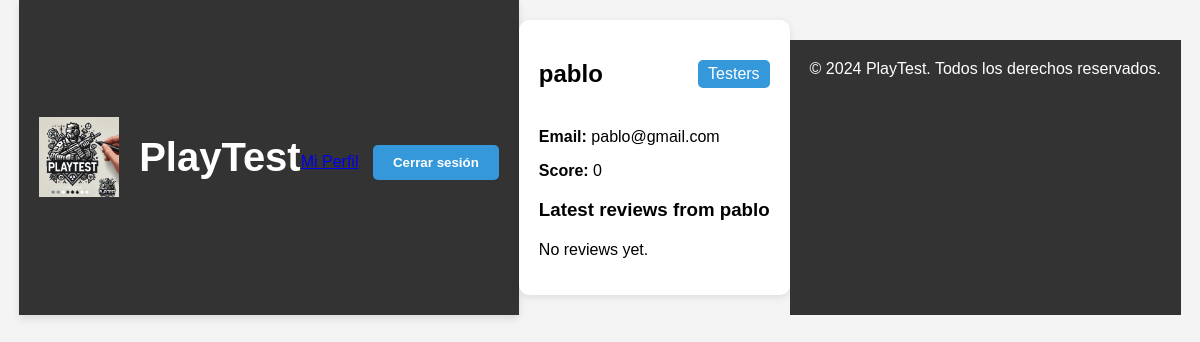
The page /profile/ (signed in) on the database as committed earlier.
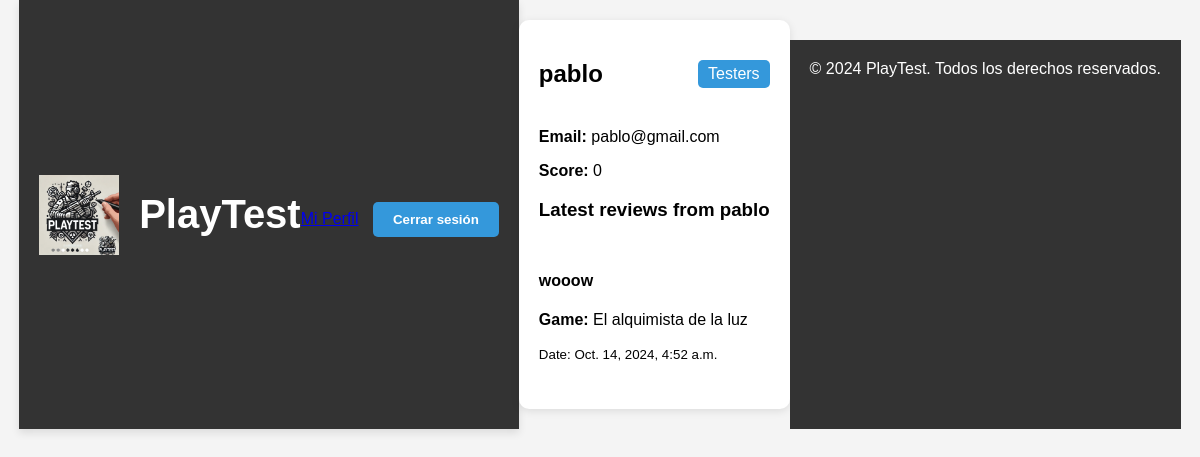
The same page on the database as committed later.
### myapp/models.py (models this page shows, shortened)
class Comment(models.Model):
    game = models.ForeignKey(Game, related_name='comments', on_delete=models.CASCADE)
    author = models.ForeignKey(settings.AUTH_USER_MODEL, on_delete=models.CASCADE)
    text = models.TextField()
    created_at = models.DateTimeField(auto_now_add=True)

class Game(models.Model):
    title = models.CharField(max_length=200)
    description = models.TextField(blank=True)
    file = models.FileField(upload_to='games/', blank=True, null=True)
    unity_play_url = models.URLField(blank=True, null=True)
    image = models.ImageField(upload_to='game_images/', blank=True, null=True)
    uploaded_by = models.ForeignKey(settings.AUTH_USER_MODEL, on_delete=models.CASCADE)

### myapp/views.py (the view)
# urls.py: path('profile/', UserProfileView.as_view(), name='user_profile'),
class UserProfileView(LoginRequiredMixin, DetailView):
    model = CustomUser
    template_name = 'user_profile.html'
    context_object_name = 'user_profile'
    def get_object(self):
        return self.request.user
    def get_context_data(self, **kwargs):
        context = super().get_context_data(**kwargs)
        context['user_comments'] = Comment.objects.filter(author=self.request.user)
        return context

### myapp/templates/user_profile.html (shortened to what this page needs)
{% extends 'base.html' %}
{% block content %}
<div class="profile-container">
    <div class="profile-header">
        <h2>{{ user_profile.username }}</h2>
        <span class="user-role">{{ user_profile.groups.first.name }}</span>
    </div>
    <div class="profile-info">
        <p><strong>Email:</strong> {{ user_profile.email }}</p>
        <p><strong>Score:</strong> {{ user_profile.score }}</p>
    </div>
    <h3>Latest reviews from {{ user_profile.username }}</h3>
    <div class="review-list">
        {% for review in user_comments %}
            <div class="review-item">
                <h4>{{ review.text }}</h4>
                <p><strong>Game:</strong> {{ review.game.title }}</p>
                <p><small>Date: {{ review.created_at }}</small></p>
            </div>
        {% empty %}
            <p>No reviews yet.</p>
        {% endfor %}
    </div>
</div>
{% endblock %}

Rows that differ between the two databases and show on the page:
added Comment: text "wooow", game "El alquimista de la luz", created_at "Oct. 14, 2024, 4:52 a.m."
Other text that changed with them:
text no longer shown: "No reviews yet."
